Frame 1 (no input): blank canvas, image omitted
Frame 60 (the mouse pressed at the canvas centre just before this capture): blank canvas, image omitted
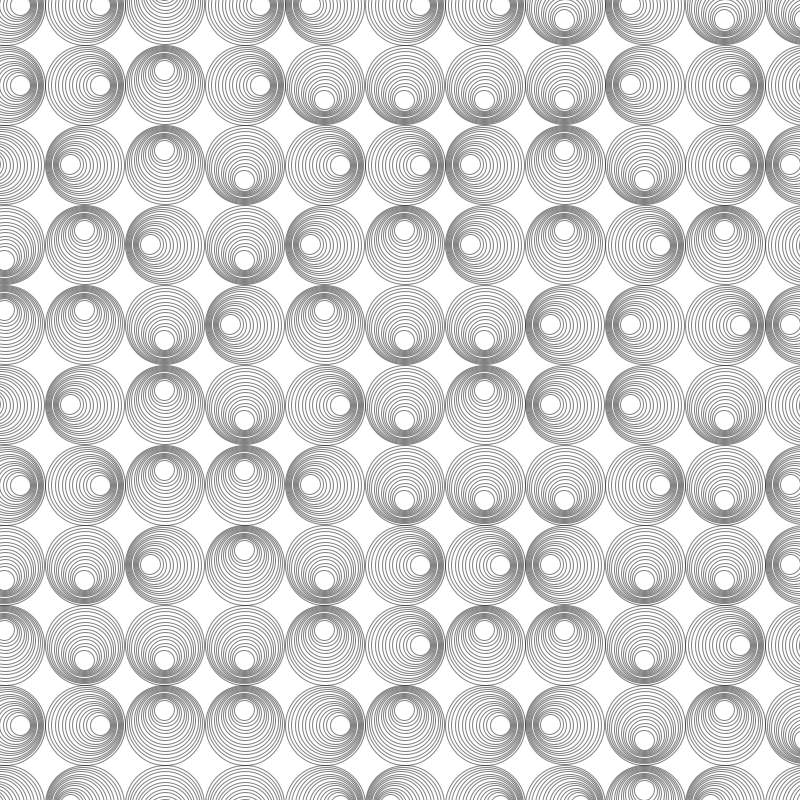
Frame 120 (the mouse held since frame 60 and released just before this capture)

The Processing sketch whose frames 1 and 60 were blank and that drew this single picture after the mouse press (run headless with seeded random() and noise(); from frame 60 on, the mouse is pressed at the canvas centre):

// Processing sketch: sketch_210614b
// ── sketch_210614b.pde

float tileCountX = 10;
float tileCountY = 10;
float tileWidth, tileHeight;

int count = 0;
int colorStep = 15;
int circleCount;
float endSize, endOffset;

int actRandomSeed = 0;

void setup() {
  size(800, 800);
  tileWidth = width / tileCountX;
  tileHeight = height / tileCountY;
}

void draw() {
  noFill();
  stroke(0, 128);
  background(255);
  randomSeed(actRandomSeed);

  translate((width/tileWidth)/2, (height/tileHeight)/2);

  circleCount = mouseX / 30 + 1;
  endSize = map(mouseX, 0,width, tileWidth/2.0,0);
  endOffset = map(mouseY, 0,height, 0,(tileWidth-endSize)/2);

  for (int gridY=0; gridY<=tileCountY; gridY++) {
    for (int gridX=0; gridX<=tileCountX; gridX++) {  
      pushMatrix();
      translate(tileWidth*gridX, tileHeight*gridY);
      scale(1, tileHeight/tileWidth);

      int toggle = (int) random(0, 4);
      if (toggle == 0) rotate(-HALF_PI);
      if (toggle == 1) rotate(0);
      if (toggle == 2) rotate(HALF_PI);
      if (toggle == 3) rotate(PI);

      for(int i = 0; i < circleCount; i++) {
        float diameter = map(i, 0,circleCount-1, tileWidth,endSize);
        float offset = map(i, 0,circleCount-1, 0,endOffset);
        ellipse(offset, 0, diameter, diameter);
      }
      popMatrix();
    }
  }
}

void mousePressed() {
  actRandomSeed = (int) random(100000);
}
